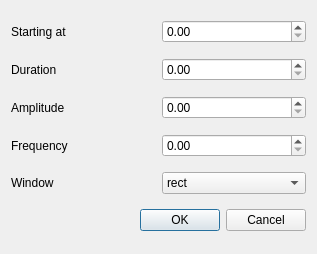
<?xml version="1.0" encoding="UTF-8"?>
<ui version="4.0">
 <class>Dialog</class>
 <widget class="QDialog" name="Dialog">
  <property name="geometry">
   <rect>
    <x>0</x>
    <y>0</y>
    <width>317</width>
    <height>254</height>
   </rect>
  </property>
  <property name="windowTitle">
   <string>Dialog</string>
  </property>
  <layout class="QGridLayout" name="gridLayout">
   <item row="0" column="0">
    <widget class="QLabel" name="label">
     <property name="text">
      <string>Starting at</string>
     </property>
    </widget>
   </item>
   <item row="0" column="1">
    <widget class="QDoubleSpinBox" name="time_i"/>
   </item>
   <item row="1" column="0">
    <widget class="QLabel" name="label_2">
     <property name="text">
      <string>Duration</string>
     </property>
    </widget>
   </item>
   <item row="1" column="1">
    <widget class="QDoubleSpinBox" name="duration"/>
   </item>
   <item row="2" column="0">
    <widget class="QLabel" name="label_3">
     <property name="text">
      <string>Amplitude</string>
     </property>
    </widget>
   </item>
   <item row="2" column="1">
    <widget class="QDoubleSpinBox" name="amp"/>
   </item>
   <item row="3" column="0">
    <widget class="QLabel" name="label_4">
     <property name="text">
      <string>Frequency</string>
     </property>
    </widget>
   </item>
   <item row="3" column="1">
    <widget class="QDoubleSpinBox" name="freq"/>
   </item>
   <item row="4" column="0">
    <widget class="QLabel" name="label_5">
     <property name="text">
      <string>Window</string>
     </property>
    </widget>
   </item>
   <item row="4" column="1">
    <widget class="QComboBox" name="window_v">
     <item>
      <property name="text">
       <string>rect</string>
      </property>
     </item>
     <item>
      <property name="text">
       <string>triangular</string>
      </property>
     </item>
     <item>
      <property name="text">
       <string>blackman</string>
      </property>
     </item>
     <item>
      <property name="text">
       <string>hamming</string>
      </property>
     </item>
     <item>
      <property name="text">
       <string>hanning</string>
      </property>
     </item>
     <item>
      <property name="text">
       <string>kaiser1</string>
      </property>
     </item>
     <item>
      <property name="text">
       <string>kaiser2</string>
      </property>
     </item>
     <item>
      <property name="text">
       <string>kaiser3</string>
      </property>
     </item>
     <item>
      <property name="text">
       <string>kaiser4</string>
      </property>
     </item>
     <item>
      <property name="text">
       <string>ramp</string>
      </property>
     </item>
     <item>
      <property name="text">
       <string>reversed_ramp</string>
      </property>
     </item>
    </widget>
   </item>
   <item row="5" column="0" colspan="2">
    <widget class="QDialogButtonBox" name="buttonBox">
     <property name="orientation">
      <enum>Qt::Horizontal</enum>
     </property>
     <property name="standardButtons">
      <set>QDialogButtonBox::Cancel|QDialogButtonBox::Ok</set>
     </property>
    </widget>
   </item>
  </layout>
 </widget>
 <resources/>
 <connections>
  <connection>
   <sender>buttonBox</sender>
   <signal>accepted()</signal>
   <receiver>Dialog</receiver>
   <slot>accept()</slot>
   <hints>
    <hint type="sourcelabel">
     <x>248</x>
     <y>254</y>
    </hint>
    <hint type="destinationlabel">
     <x>157</x>
     <y>274</y>
    </hint>
   </hints>
  </connection>
  <connection>
   <sender>buttonBox</sender>
   <signal>rejected()</signal>
   <receiver>Dialog</receiver>
   <slot>reject()</slot>
   <hints>
    <hint type="sourcelabel">
     <x>316</x>
     <y>260</y>
    </hint>
    <hint type="destinationlabel">
     <x>286</x>
     <y>274</y>
    </hint>
   </hints>
  </connection>
 </connections>
</ui>
